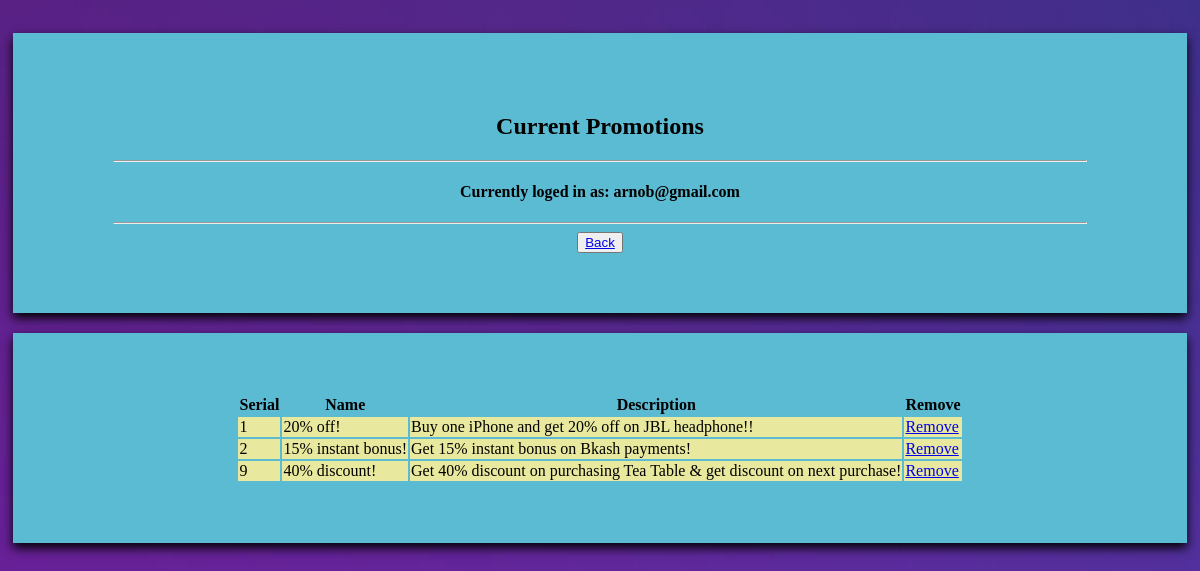
Page /Admin/view/admin_currentpromotions.php (signed in) on the committed database.
### tables this page shows
CREATE TABLE `promotions` (
  `id` int(250) NOT NULL,
  `name` varchar(250) NOT NULL,
  `description` varchar(250) NOT NULL
);

### Admin/model/admin_db.php (called while the page is built, shortened)
<?php
class db
{
function ShowAll($conn,$table)
{
    $result = $conn->query("SELECT * FROM  $table");
    return $result;
}
}
?>

### Admin/view/admin_currentpromotions.php (the view, shortened to what this page needs)
<?php
include('../model/admin_db.php');
?>
<html>
<body>
<link rel="stylesheet" type="text/css" href="../css/admin_welcome_style.css">
</head>
<body background="../uploads/admin/admin_registration_background.jpg">
<form>
<h2><center>Current Promotions</center></h2>
<hr size="2" width="100%">
<h4><center>Currently loged in as: <?php echo $_SESSION["email"];?></center></h4>
<hr size="2" width="100%">
<center><button><a href="../view/admin_promotions.php">Back</a></button></center>
</form>
<form>
<center>
<?php
$connection = new db();
$conobj=$connection->openCon();
$userQuery=$connection->ShowAll($conobj,"promotions");
if ($userQuery->num_rows > 0)
{
  echo "<table><tr><th>Serial</th><th>Name</th><th>Description</th><th>Remove</th></tr>";
  while($row = $userQuery->fetch_assoc())
  {
    echo "<tr><td>".$row["id"]."</td><td>".$row["name"]."</td><td>".$row["description"]."</td><td><a href='admin_currentpromotions.php?id=".$row['id']."' > Remove </a></td></tr>";
  }
    echo "</table>";
  }
  else
  {
    echo "No results found! :(";
  }
?>
    </form>
</body>
</html>

### Admin/css/admin_welcome_style.css (style rules this page uses)
* { box-sizing: border-box; }
body { padding: 5px; }
body form { margin-top: 20px; }
form { background-color: rgb(91, 187, 211); padding: 60px 100px; box-shadow: 0px 5px 10px black; }
td { background-color: rgb(232, 232, 158); }

### rows in the picture
promotions: id "1", name "20% off!", description "Buy one iPhone and get 20% off on JBL headphone!!"
promotions: id "2", name "15% instant bonus!", description "Get 15% instant bonus on Bkash payments!"
promotions: id "9", name "40% discount!", description "Get 40% discount on purchasing Tea Table & get discount on next purchase!"

### other values in the picture
$_SESSION["email"] "arnob@gmail.com"
